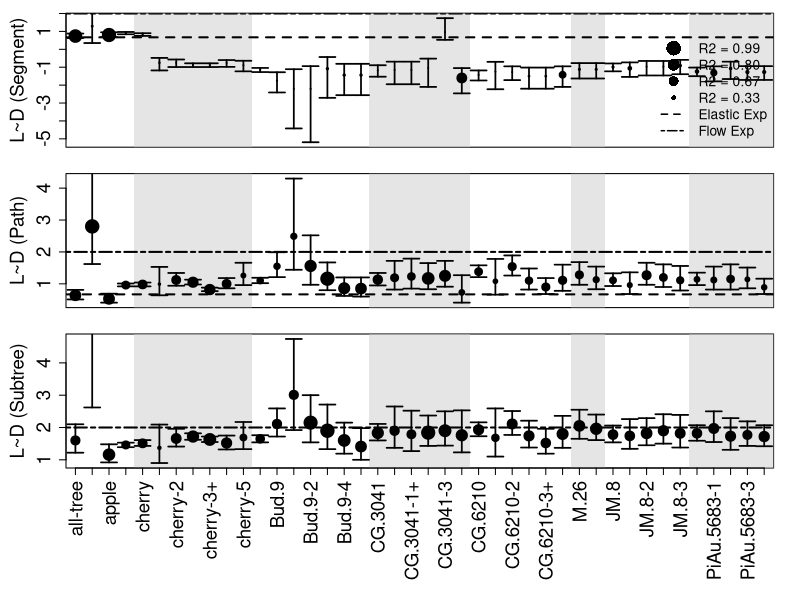
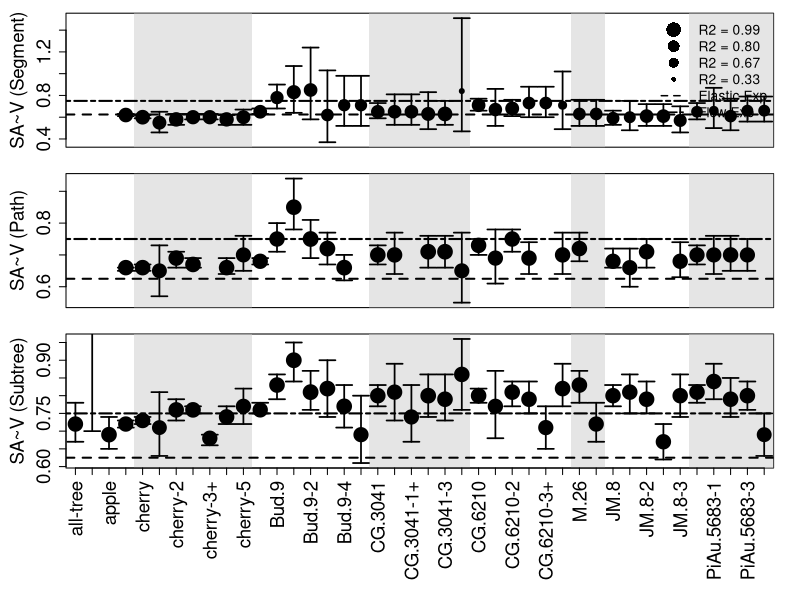
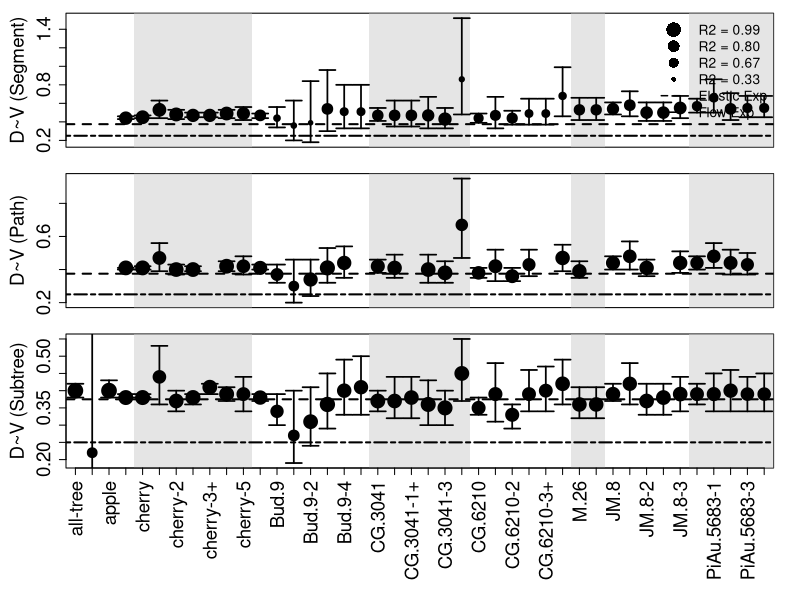
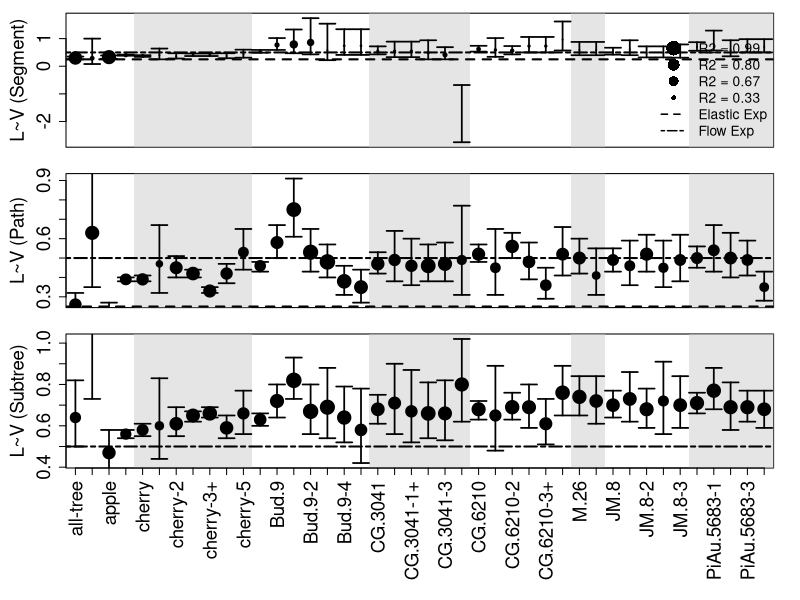
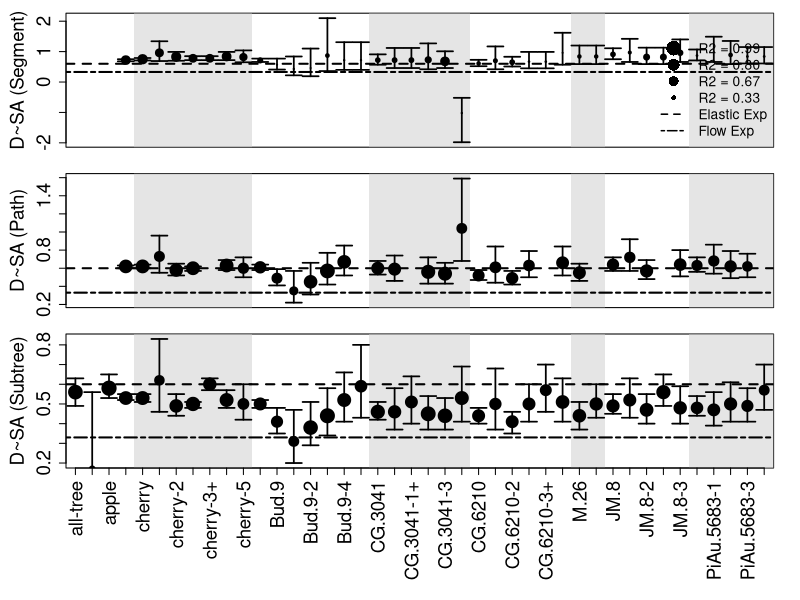
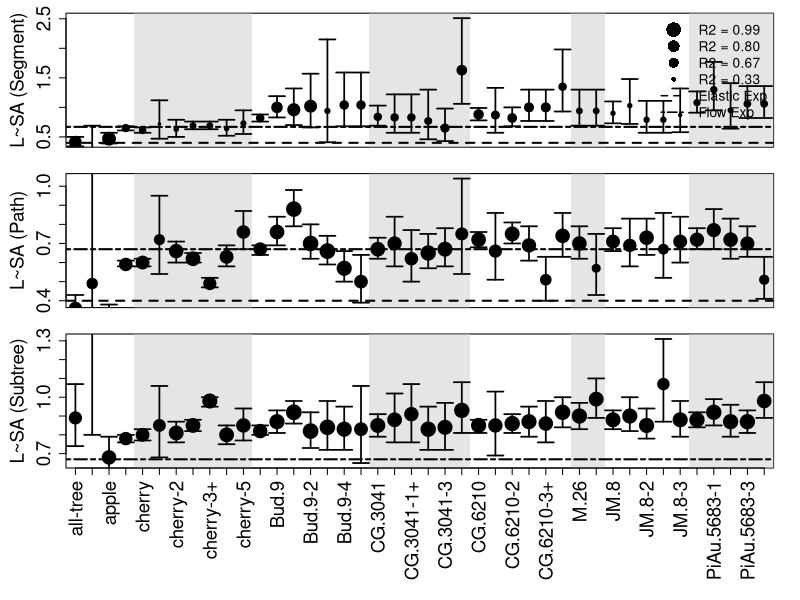
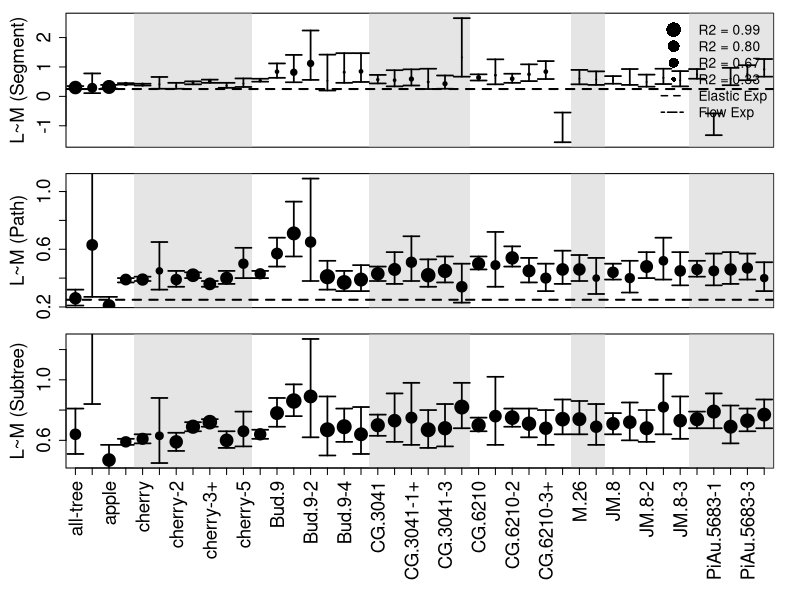
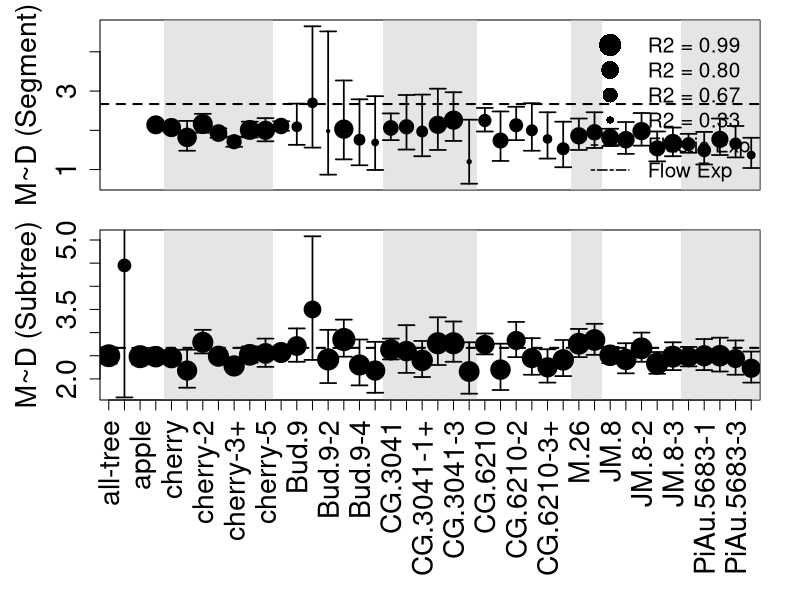

Generate these figures, in order, with R:
# This script generates figures from the SMAResults.csv.

sma <- read.csv('SMAResults.csv', sep=',', head=T)

poly_set <- function(x_set, n){
  polygon(x_set, 
          c(min(results[[n]][[2]], na.rm=T)-1, max(results[[n]][[3]], na.rm=T)+1, max(results[[n]][[3]], na.rm=T)+1, min(results[[n]][[2]], na.rm=T)-1), 
          col = rgb(.80,.80,.80,0.5), border = NA)
}

gen_plot <- function(n){
  plot(range(2,41), range(min(results[[n]][[2]][4:41], na.rm=T), max(results[[n]][[3]][4:41], na.rm=T)), 
       ylab = ylabels[n], xlab="", xaxt = 'n', type = 'n',
       ylim = c(min(results[[n]][[2]][4:41], na.rm=T), max(results[[n]][[3]][4:41], na.rm=T)))
  poly_set(c(4.5, 4.5, 11.5, 11.5), n)
  poly_set(c(18.5, 18.5, 24.5, 24.5), n) 
  poly_set(c(30.5, 30.5, 32.5, 32.5), n) 
  poly_set(c(37.5, 37.5, 43, 43), n) 
  points(results[[n]][[1]], pch = 19, cex = 3*results[[n]][[4]])
  for(s in 1:42){
    arrows(y0=results[[n]][[2]][s], y1=results[[n]][[3]][s], x0=s, x1=s, code=3, angle=90, lwd=1.7, length=.08)  
  }
  abline(h = flow[n], lwd = 2, lty = 6)
  abline(h = elastic[n], lwd = 2, lty = 2)
}

multi_plot <- function(col_list, location){
  par(mfrow = c(length(col_list),1), oma = c(9,0,0,0), mar = c(1,5,1,2), 
      cex.lab = 1.7, cex.axis=1.7, bty = 'o')
  gen_plot(col_list[1])
  par(xpd=T)
  legend(location, legend=c("R2 = 0.99", "R2 = 0.80", "R2 = 0.67", "R2 = 0.33", "Elastic Exp", "Flow Exp"), 
         lty = c(0,0,0,0,2,6), lwd = c(0,0,0,0,1.5,1.5), pch=19, bty = 'n', 
         pt.cex = c(3*.99, 3*.80, 3*.67, 3*.33, 0, 0), cex = 1.25)
  par(xpd=F)
  for (i in col_list[-1]){ gen_plot(i) }
  axis(1, 1:42, sma[2:43,2], las = 2)
}
  

#Compiles data for computation from the visually oriented SMAResults file
results <- list()
for (i in 1:27){
  results[[i]] <- list()
  for (j in 1:4){
    results[[i]][[j]] <- vector(length = 42)
    # 1: exponent, 2: CI-, 3: CI+, 4: R2 
    for (k in 1:42) {
      results[[i]][[j]][k] = as.numeric(strsplit(as.character(sma[(k+1),(i+2)]), " ")[[1]][(2*j-1)])
    }
  }
}

ylabels <- c("L~D (Segment)", "L~D (Path)", "L~D (Subtree)", "SA~V (Segment)", "SA~V (Path)", "SA~V (Subtree)", 
             "D~V (Segment)", "D~V (Path)", "D~V (Subtree)", "L~V (Segment)", "L~V (Path)", "L~V (Subtree)", 
             "D~SA (Segment)", "D~SA (Path)", "D~SA (Subtree)", "L~SA (Segment)", "L~SA (Path)", "L~SA (Subtree)", 
             "L~M (Segment)", "L~M (Path)", "L~M (Subtree)", "M~D (Segment)", "M~D (Subtree)", 
             "M~V (Segment)", "M~V (Path)", "M~V (Subtree)", "D/P Ratio ~ P Diam")

flow <- c(2, 2, 2, .75, .75, .75, .25, .25, .25, .5, .5, .5, .33, .33, .33, .67, .67, .67, 10, 10, 10, 10, 10, 10, 10, 10, 10)

elastic <- c(.67, .67, .67, .625, .625, .625, .375, .375, .375, .25, .25, .25, .6, .6, .6, .4, .4, .4, .25, .25, .25, 2.67, 2.67, 10, 10, 10, 10)

pdf(file="ExponentFigures.pdf", width= 10, height=10,family="Helvetica", pointsize=14)

multi_plot(c(1:3), 'bottomright')
multi_plot(c(4:6), 'topright')
multi_plot(c(7:9), 'topright')
multi_plot(c(10:12), 'bottomright')
multi_plot(c(13:15), 'bottomright')
multi_plot(c(16:18), 'topright')
multi_plot(c(19:21), 'topright')
multi_plot(c(22:23), 'topright')
multi_plot(c(24:26), 'bottomright')
multi_plot(c(27), 'topright')

dev.off()





